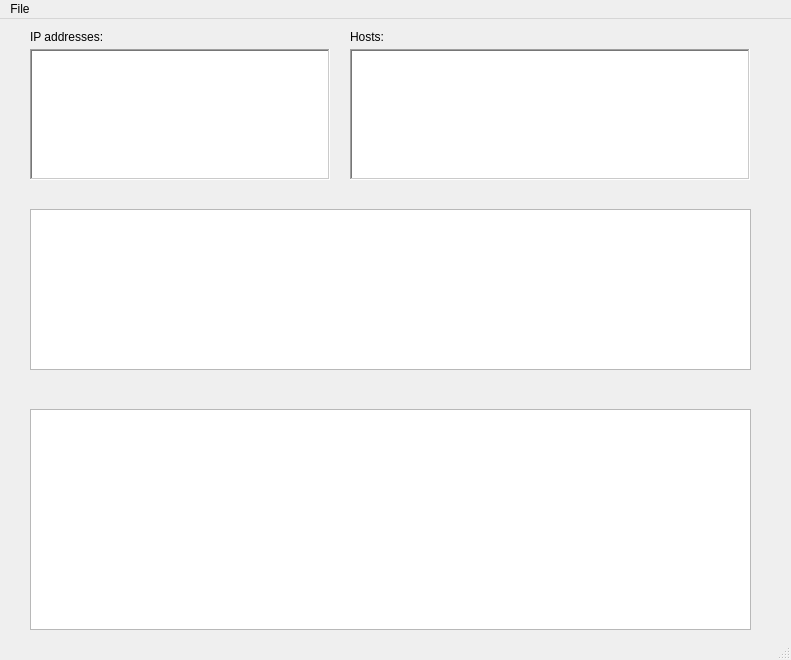
<?xml version="1.0" encoding="UTF-8"?>
<ui version="4.0">
 <class>MainWindow</class>
 <widget class="QMainWindow" name="MainWindow">
  <property name="geometry">
   <rect>
    <x>0</x>
    <y>0</y>
    <width>791</width>
    <height>660</height>
   </rect>
  </property>
  <property name="windowTitle">
   <string>Events</string>
  </property>
  <widget class="QWidget" name="centralWidget">
   <widget class="QListWidget" name="ipAddresses">
    <property name="geometry">
     <rect>
      <x>30</x>
      <y>30</y>
      <width>300</width>
      <height>131</height>
     </rect>
    </property>
    <property name="frameShape">
     <enum>QFrame::WinPanel</enum>
    </property>
   </widget>
   <widget class="QListWidget" name="hosts">
    <property name="geometry">
     <rect>
      <x>350</x>
      <y>30</y>
      <width>400</width>
      <height>131</height>
     </rect>
    </property>
    <property name="frameShape">
     <enum>QFrame::WinPanel</enum>
    </property>
   </widget>
   <widget class="QLabel" name="labelIpAddresses">
    <property name="geometry">
     <rect>
      <x>30</x>
      <y>10</y>
      <width>91</width>
      <height>16</height>
     </rect>
    </property>
    <property name="text">
     <string>&lt;html&gt;&lt;head/&gt;&lt;body&gt;&lt;p&gt;IP addresses:&lt;/p&gt;&lt;/body&gt;&lt;/html&gt;</string>
    </property>
   </widget>
   <widget class="QLabel" name="labelHosts">
    <property name="geometry">
     <rect>
      <x>350</x>
      <y>10</y>
      <width>91</width>
      <height>16</height>
     </rect>
    </property>
    <property name="text">
     <string>&lt;html&gt;&lt;head/&gt;&lt;body&gt;&lt;p&gt;Hosts:&lt;/p&gt;&lt;/body&gt;&lt;/html&gt;</string>
    </property>
   </widget>
   <widget class="QTableWidget" name="connections">
    <property name="geometry">
     <rect>
      <x>30</x>
      <y>190</y>
      <width>721</width>
      <height>161</height>
     </rect>
    </property>
   </widget>
   <widget class="QLabel" name="labelConnections">
    <property name="geometry">
     <rect>
      <x>30</x>
      <y>170</y>
      <width>400</width>
      <height>15</height>
     </rect>
    </property>
    <property name="text">
     <string/>
    </property>
   </widget>
   <widget class="QTableWidget" name="payloads">
    <property name="geometry">
     <rect>
      <x>30</x>
      <y>390</y>
      <width>721</width>
      <height>221</height>
     </rect>
    </property>
   </widget>
   <widget class="QLabel" name="labelConnection">
    <property name="geometry">
     <rect>
      <x>30</x>
      <y>373</y>
      <width>721</width>
      <height>15</height>
     </rect>
    </property>
    <property name="text">
     <string/>
    </property>
   </widget>
  </widget>
  <widget class="QMenuBar" name="menuBar">
   <property name="geometry">
    <rect>
     <x>0</x>
     <y>0</y>
     <width>791</width>
     <height>21</height>
    </rect>
   </property>
   <widget class="QMenu" name="menuTest">
    <property name="title">
     <string>File</string>
    </property>
    <addaction name="separator"/>
    <addaction name="separator"/>
    <addaction name="actionOpen"/>
   </widget>
   <addaction name="menuTest"/>
  </widget>
  <widget class="QStatusBar" name="statusBar"/>
  <action name="actionOpen">
   <property name="text">
    <string>&amp;Open</string>
   </property>
  </action>
 </widget>
 <layoutdefault spacing="6" margin="11"/>
 <resources/>
 <connections/>
</ui>
